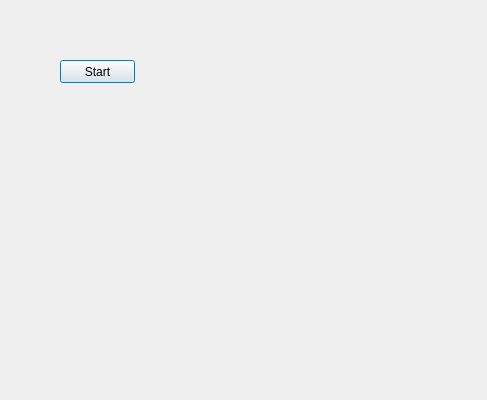
<?xml version="1.0" encoding="UTF-8"?>
<ui version="4.0">
 <class>SpirometerClass</class>
 <widget class="QDialog" name="SpirometerClass">
  <property name="geometry">
   <rect>
    <x>0</x>
    <y>0</y>
    <width>487</width>
    <height>400</height>
   </rect>
  </property>
  <property name="windowTitle">
   <string>Spirometer</string>
  </property>
  <widget class="QPushButton" name="StartButton">
   <property name="geometry">
    <rect>
     <x>60</x>
     <y>60</y>
     <width>75</width>
     <height>23</height>
    </rect>
   </property>
   <property name="text">
    <string>Start</string>
   </property>
  </widget>
 </widget>
 <layoutdefault spacing="6" margin="11"/>
 <resources>
  <include location="Spirometer.qrc"/>
 </resources>
 <connections/>
</ui>
